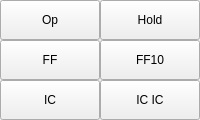
           <widget class="QWidget" name="simbuttons">
            <property name="sizePolicy">
             <sizepolicy hsizetype="Preferred" vsizetype="Preferred">
              <horstretch>0</horstretch>
              <verstretch>0</verstretch>
             </sizepolicy>
            </property>
            <property name="minimumSize">
             <size>
              <width>80</width>
              <height>120</height>
             </size>
            </property>
            <attribute name="title">
             <string>Sim</string>
            </attribute>
            <layout class="QGridLayout" name="gridLayout">
             <property name="sizeConstraint">
              <enum>QLayout::SetDefaultConstraint</enum>
             </property>
             <property name="leftMargin">
              <number>0</number>
             </property>
             <property name="topMargin">
              <number>0</number>
             </property>
             <property name="rightMargin">
              <number>0</number>
             </property>
             <property name="bottomMargin">
              <number>0</number>
             </property>
             <property name="spacing">
              <number>0</number>
             </property>
             <item row="0" column="0">
              <widget class="QToolButton" name="op">
               <property name="sizePolicy">
                <sizepolicy hsizetype="MinimumExpanding" vsizetype="MinimumExpanding">
                 <horstretch>0</horstretch>
                 <verstretch>0</verstretch>
                </sizepolicy>
               </property>
               <property name="minimumSize">
                <size>
                 <width>40</width>
                 <height>40</height>
                </size>
               </property>
               <property name="focusPolicy">
                <enum>Qt::NoFocus</enum>
               </property>
               <property name="toolTip">
                <string>start simulation</string>
               </property>
               <property name="text">
                <string>Op</string>
               </property>
               <property name="toolButtonStyle">
                <enum>Qt::ToolButtonTextUnderIcon</enum>
               </property>
              </widget>
             </item>
             <item row="0" column="1">
              <widget class="QToolButton" name="hold">
               <property name="sizePolicy">
                <sizepolicy hsizetype="MinimumExpanding" vsizetype="MinimumExpanding">
                 <horstretch>0</horstretch>
                 <verstretch>0</verstretch>
                </sizepolicy>
               </property>
               <property name="minimumSize">
                <size>
                 <width>40</width>
                 <height>40</height>
                </size>
               </property>
               <property name="focusPolicy">
                <enum>Qt::NoFocus</enum>
               </property>
               <property name="toolTip">
                <string>pause simulation</string>
               </property>
               <property name="text">
                <string>Hold</string>
               </property>
               <property name="toolButtonStyle">
                <enum>Qt::ToolButtonTextUnderIcon</enum>
               </property>
              </widget>
             </item>
             <item row="1" column="0">
              <widget class="QToolButton" name="fast">
               <property name="sizePolicy">
                <sizepolicy hsizetype="MinimumExpanding" vsizetype="MinimumExpanding">
                 <horstretch>0</horstretch>
                 <verstretch>0</verstretch>
                </sizepolicy>
               </property>
               <property name="minimumSize">
                <size>
                 <width>40</width>
                 <height>40</height>
                </size>
               </property>
               <property name="focusPolicy">
                <enum>Qt::NoFocus</enum>
               </property>
               <property name="toolTip">
                <string>fast forward</string>
               </property>
               <property name="text">
                <string>FF</string>
               </property>
               <property name="toolButtonStyle">
                <enum>Qt::ToolButtonTextUnderIcon</enum>
               </property>
              </widget>
             </item>
             <item row="1" column="1">
              <widget class="QToolButton" name="fast10">
               <property name="sizePolicy">
                <sizepolicy hsizetype="MinimumExpanding" vsizetype="MinimumExpanding">
                 <horstretch>0</horstretch>
                 <verstretch>0</verstretch>
                </sizepolicy>
               </property>
               <property name="minimumSize">
                <size>
                 <width>40</width>
                 <height>40</height>
                </size>
               </property>
               <property name="focusPolicy">
                <enum>Qt::NoFocus</enum>
               </property>
               <property name="toolTip">
                <string>fast forward (10 sec)</string>
               </property>
               <property name="text">
                <string>FF10</string>
               </property>
               <property name="toolButtonStyle">
                <enum>Qt::ToolButtonTextUnderIcon</enum>
               </property>
              </widget>
             </item>
             <item row="2" column="0">
              <widget class="QToolButton" name="ic">
               <property name="sizePolicy">
                <sizepolicy hsizetype="MinimumExpanding" vsizetype="MinimumExpanding">
                 <horstretch>0</horstretch>
                 <verstretch>0</verstretch>
                </sizepolicy>
               </property>
               <property name="minimumSize">
                <size>
                 <width>40</width>
                 <height>40</height>
                </size>
               </property>
               <property name="focusPolicy">
                <enum>Qt::NoFocus</enum>
               </property>
               <property name="toolTip">
                <string>open scenario file</string>
               </property>
               <property name="text">
                <string>IC</string>
               </property>
               <property name="toolButtonStyle">
                <enum>Qt::ToolButtonTextUnderIcon</enum>
               </property>
              </widget>
             </item>
             <item row="2" column="1">
              <widget class="QToolButton" name="sameic">
               <property name="sizePolicy">
                <sizepolicy hsizetype="MinimumExpanding" vsizetype="MinimumExpanding">
                 <horstretch>0</horstretch>
                 <verstretch>0</verstretch>
                </sizepolicy>
               </property>
               <property name="minimumSize">
                <size>
                 <width>40</width>
                 <height>40</height>
                </size>
               </property>
               <property name="focusPolicy">
                <enum>Qt::NoFocus</enum>
               </property>
               <property name="toolTip">
                <string>open previous scenario</string>
               </property>
               <property name="text">
                <string>IC IC</string>
               </property>
               <property name="toolButtonStyle">
                <enum>Qt::ToolButtonTextUnderIcon</enum>
               </property>
              </widget>
             </item>
            </layout>
           </widget>
